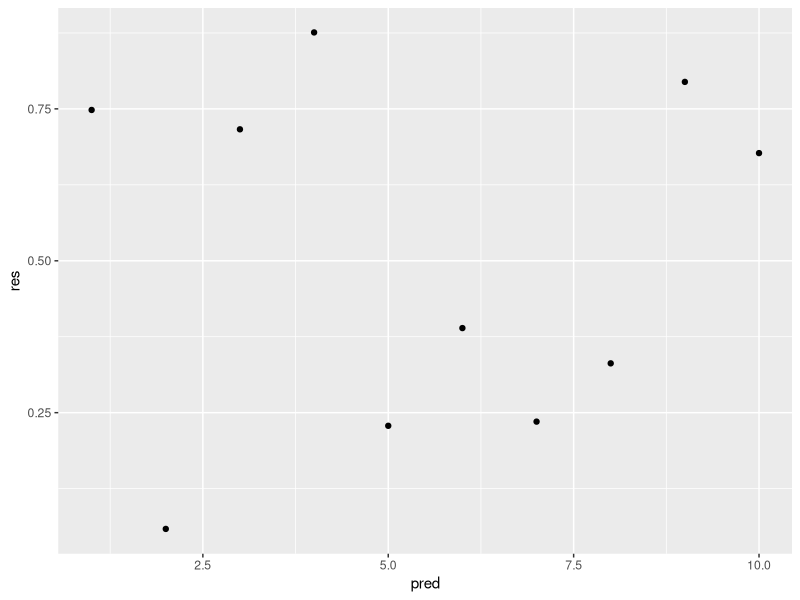

The R script that drew this image:
# dont forget to start with comments!
#preliminaries
library(ggplot2)
pred <- 1:10 #vector of 10 integers
res <- runif(10) # random uniform values

#print Random numbers
print(res)

#plot Graog
qplot(x=pred, y=res)

